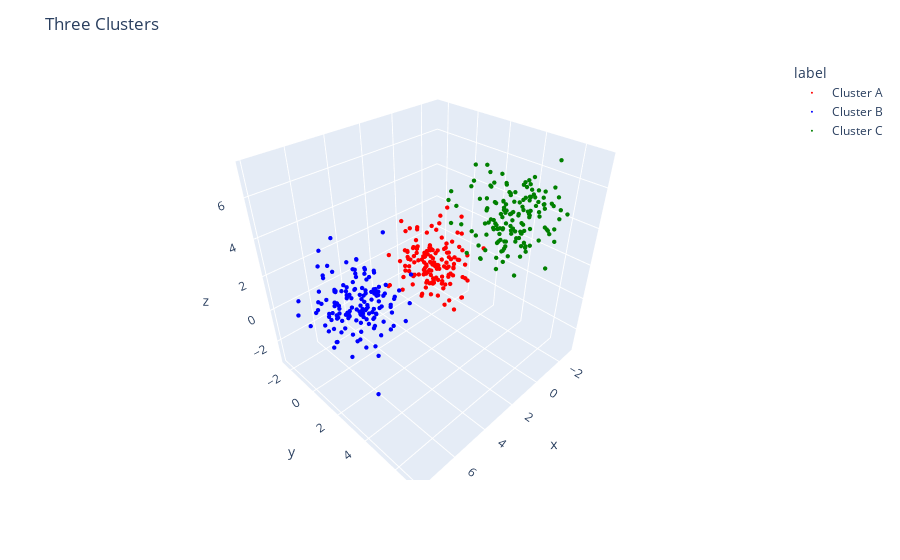

Notebook source saved alongside this figure:
### Code cell
fig = cg.plot(
    points,
    labels=labels,
    label_map=label_map,
    color_map=color_map,
    title="Three Clusters"
)
fig.show()

### Figure 1 — Plotly figure (JSON) as saved in the notebook; plotly's stock layout.template omitted (floating-point values rounded to 4 significant figures; data arrays with more than 128 entries replaced by an {"elided": "..."} marker saying what was removed)
{"data": [{"hovertemplate": "label=Cluster A<br>x=%{x}<br>y=%{y}<br>z=%{z}<extra></extra>", "legendgroup": "Cluster A", "marker": {"color": "red", "size": 1.5, "symbol": "circle"}, "mode": "markers", "name": "Cluster A", "scene": "scene", "showlegend": true, "type": "scatter3d", "x": {"elided": "150 float values"}, "y": {"elided": "150 float values"}, "z": {"elided": "150 float values"}}, {"hovertemplate": "label=Cluster B<br>x=%{x}<br>y=%{y}<br>z=%{z}<extra></extra>", "legendgroup": "Cluster B", "marker": {"color": "blue", "size": 1.5, "symbol": "circle"}, "mode": "markers", "name": "Cluster B", "scene": "scene", "showlegend": true, "type": "scatter3d", "x": {"elided": "150 float values"}, "y": {"elided": "150 float values"}, "z": {"elided": "150 float values"}}, {"hovertemplate": "label=Cluster C<br>x=%{x}<br>y=%{y}<br>z=%{z}<extra></extra>", "legendgroup": "Cluster C", "marker": {"color": "green", "size": 1.5, "symbol": "circle"}, "mode": "markers", "name": "Cluster C", "scene": "scene", "showlegend": true, "type": "scatter3d", "x": {"elided": "150 float values"}, "y": {"elided": "150 float values"}, "z": {"elided": "150 float values"}}], "layout": {"legend": {"title": {"text": "label"}, "tracegroupgap": 0}, "margin": {"t": 60}, "scene": {"domain": {"x": [0, 1], "y": [0, 1]}, "xaxis": {"title": {"text": "x"}}, "yaxis": {"title": {"text": "y"}}, "zaxis": {"title": {"text": "z"}}}, "title": {"text": "Three Clusters"}}}
